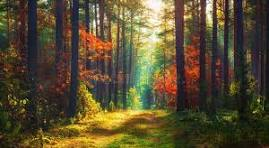
#> input picture computerVision/nature.jpeg, 269 x 148 px
$ python edge.py   (older library calls are emulated)
#> lines starting #> are read from the running program, lines starting #| are printed output that depends on the picture
import cv2
import matplotlib.pyplot as plt


# Read grayscale image
img = cv2.imread("nature.jpeg", 0)
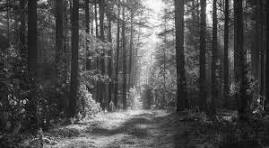
#> img: shape (148, 269); min 0, max 255, mean 77.9

# Canny edge detection
canny = cv2.Canny(img, 100, 200)
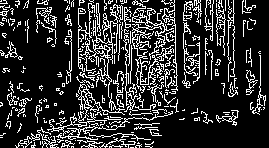
#> canny: shape (148, 269); 19.1% white in thin lines or dots

# LoG (Laplacian of Gaussian)
log = cv2.Laplacian(
	cv2.GaussianBlur(img, (5, 5), 0),
	cv2.CV_64F,
)
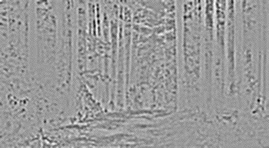
#> log: shape (148, 269) float64; min -65, max 43, mean 0; drawn with min black and max white

# DoG (Difference of Gaussian)
dog = cv2.absdiff(
	cv2.GaussianBlur(img, (3, 3), 0),
	cv2.GaussianBlur(img, (9, 9), 0),
)
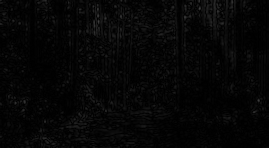
#> dog: shape (148, 269); min 0, max 61, mean 5.7

# Display all results
results = [
	(img, "Original"),
	(canny, "Canny"),
	(log, "LoG"),
	(dog, "DoG"),
]

for index, (image, title) in enumerate(results, 1):
	plt.subplot(1, 4, index)
	plt.imshow(image, cmap="gray")
	plt.title(title)
	plt.axis("off")
#> this loop made 4 passes
#> title on passes 1 to 4: 'Original', 'Canny', 'LoG', 'DoG'

plt.show()
